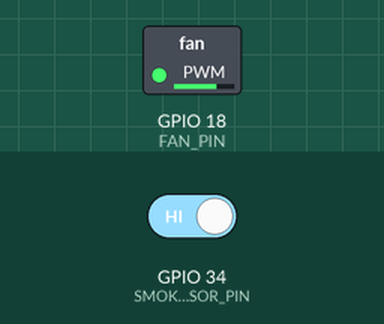
The sketch below on a simulated ESP32. On the bench: switched loads named in the sketch (green lamp = pin HIGH). The test bench sets the inputs (shaded band); at power-on: GPIO 34 (SMOKE_SENSOR_PIN) HIGH.

Above: at 2.8 s.
2.9 s: GPIO 34 (SMOKE_SENSOR_PIN) driven LOW
At 3.4 s:
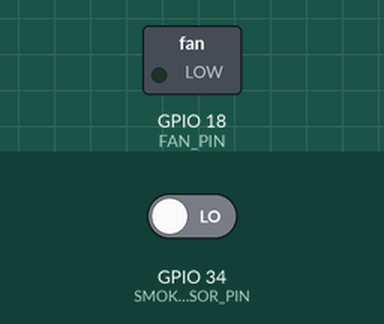
4.5 s: GPIO 34 (SMOKE_SENSOR_PIN) driven HIGH
At 4.9 s:
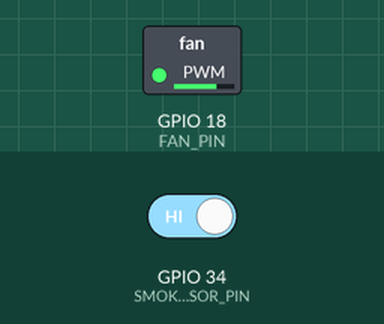
Timing chart, 0 to 7.5 s (numbered marks = the images above; inputs shaded):
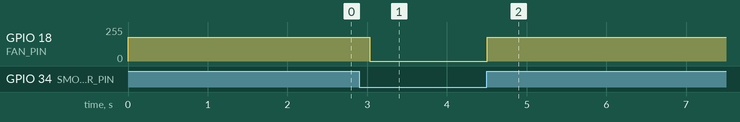

Measured:
- after the input at 2.9 s, GPIO 18 (FAN_PIN): 180/255 → 0/255 after 0.13 s
- after the input at 4.5 s, GPIO 18 (FAN_PIN): 0/255 → 180/255 at once

The sketch:

STEAM_FAN.ino
```cpp
#include <ESP32Servo.h>
#include <PinList.h>

Servo windowServo;


bool ACTIVITY = false;
bool smoke_status = false;


void setup() {
  setupPins();
}

void loop() {
  changeStatus();
  breath();
}

void changeStatus()
{
  if(!digitalRead(SMOKE_SENSOR_PIN)) {
    smoke_status = true;
  }
  else
    smoke_status = false;
}


void breath()
{
  if(smoke_status) {
    delay(10);
  }
  else {
    fan();

    delay(10);
  }
    analogWrite(FAN_PIN, LOW);
}

void setupPins()
{
  pinMode(FAN_PIN, OUTPUT);
  pinMode(SMOKE_SENSOR_PIN, INPUT);
}


void fan(){
  analogWrite(FAN_PIN, 180);
  delay(1000);
}
```

PinList.h
```cpp
#ifndef PinList_h
#define MFRC522_h

// 📌 Pins
const int WINDOW_SERVO_PIN = 2; // Anciennement 5
const int DOOR_SERVOR_PIN = 4; // 🚪 Anciennement 13
const int LED_PIN = 12; // 💡
const int MOTION_SENSOR_PIN = 14; // 🏃
const int LEFT_BTN_PIN = 16; // 👈
const int HUMIDITY_SENSOR_PIN = 17; // 💧
const int FAN_PIN = 18; // 🔄
const int GAS_SENSOR_PIN = 13; // 💨
const int BUZZER_PIN = 25; // 🔊
const int RGB_LED_PIN = 26; // 🚦
const int RIGHT_BTN_PIN = 27; // 👉
const int SMOKE_SENSOR_PIN = 34; // 🔥

#endif
```
